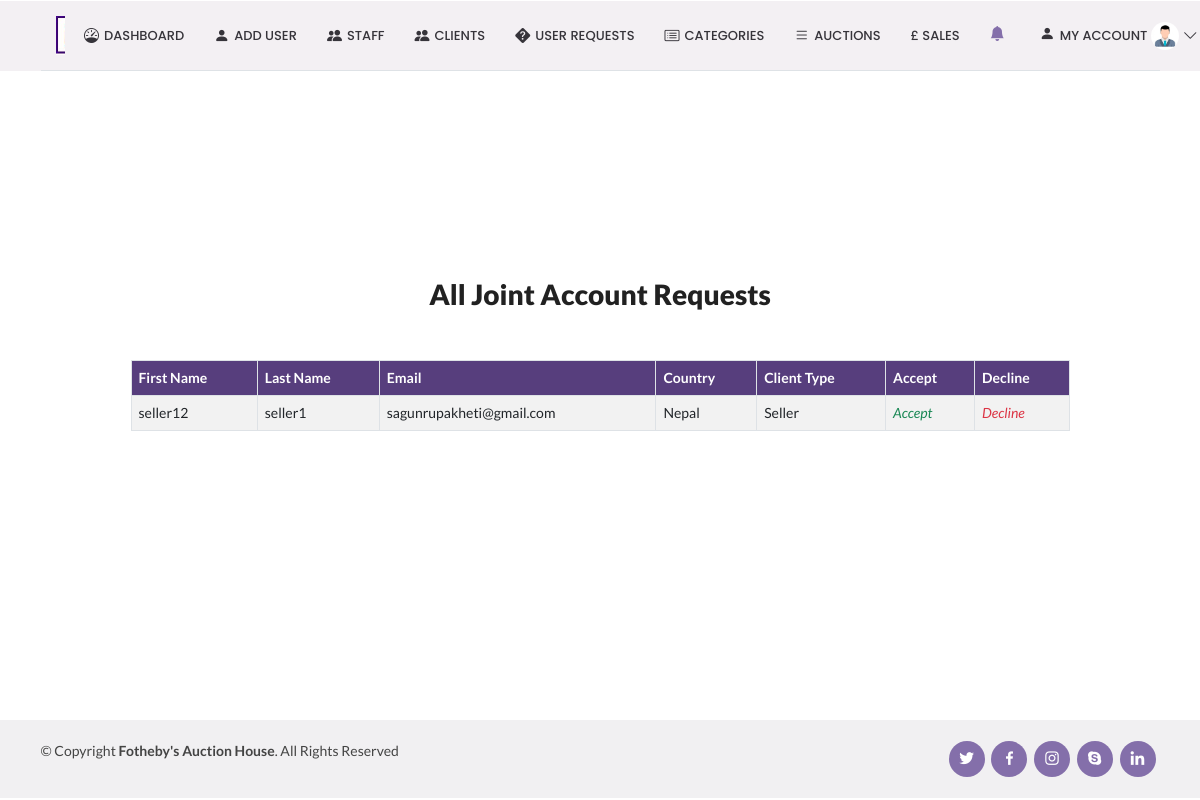
The page /viewJoint on the database its author committed.
### auction_app/models.py (models this page shows)
class UserProfileInfo(models.Model):
    user = models.OneToOneField(User, on_delete=models.PROTECT)
    firstName = models.CharField(max_length=255, )
    lastName = models.CharField(max_length=255, )
    email = models.EmailField(max_length=255,)
    dob = models.DateField(auto_now_add=False, auto_now=False, blank=True, validators=[eighteenYears])
    country = models.CharField(max_length=255, )
    city = models.CharField(max_length=255, )
    zip_code = models.CharField(max_length=5, )
    address = models.CharField(max_length=255, )
    country_code = models.CharField(max_length=255)
    contact = models.CharField(max_length=255, blank=True)
    bank_account_number = models.IntegerField()
    bank_sort_code= models.IntegerField()
    client_type = models.CharField(max_length=255)
    profile_pic = models.ImageField(upload_to='profile_pics', blank=True)

### auction_app/views.py (the view)
# urls.py: path('viewJoint', views.viewJoint, name='viewJoint'),
def viewJoint(request):
    getReq = jointAccountRequest.objects.all()
    userInfo=''
    for r in getReq:
        userInfo = UserProfileInfo.objects.all().filter(user=r.user)
    return render(request, 'viewJoint.html', {'userInfo':userInfo})

### templates/viewJoint.html (shortened to what this page needs)
<!DOCTYPE html>
{% extends "adminDashboard.html"%}
{% load static %}
{% block body_block %}
    <section id="about" class="about bg-white" style="margin-left:10vw; width:80vw;">
      <div class="container">
          <h1><center><strong>All Joint Account Requests</strong></center></h1>
        <div class="table-responsive" style="margin-top:6vh;">
          <table class="table table-bordered table-striped" id="dataTable" width="100%" cellspacing="0">
              <thead>
                  <tr class="text-white" style="background-color:#573E7D;">
                    <th>First Name</th>
                    <th>Last Name</th>
                    <th>Email</th>
                    <th>Country</th>
                    <th>Client Type</th>
                    <th>Accept</th>
                    <th>Decline</th>
                  </tr>
              </thead>
              <tbody>
                  {% if userInfo %}
                      {% for e in userInfo %}
                        <tr>
                          <td>{{e.firstName}} </td>
                          <td>{{e.lastName}} </td>
                          <td>{{e.email}} </td>
                          <td>{{e.country}} </td>
                          <td>{{e.client_type}} </td>
                          <td><a href="{% url 'acceptJointRequest' e.user %}" style="text-decoration:none"><i class="fas fa-edit text-success">Accept</i></a></td>
                          <td><a href="{% url 'declineJointRequest' e.user %}" style="text-decoration:none"><i class="fas fa-edit text-danger">Decline</i></a></td>
                        </tr>
                      {% endfor %}
                    {% else %}
                      <h1>No requests yet!</h1>
                  {% endif %}
              </tbody>
          </table>
        </div>
      </div>
    </section>
{% endblock %}

### static/css/style.css (style rules this page uses)
body { font-family: "Open Sans", sans-serif; color: #444444; }
a { color: #009970; text-decoration: none; }
h1, h2, h3, h4, h5, h6 { font-family: "Raleway", sans-serif; }
section { padding: 60px 0; overflow: hidden; }

### rows shown on the page
UserProfileInfo: firstName "seller12", lastName "seller1", email "sagunrupakheti@gmail.com", country "Nepal", client_type "Seller"
